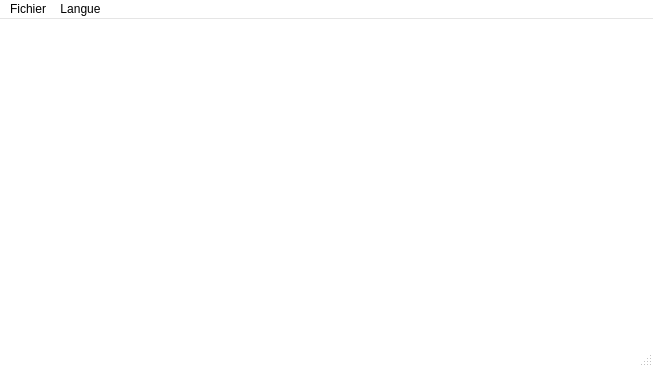
<?xml version="1.0" encoding="UTF-8"?>
<ui version="4.0">
 <class>MainWindow</class>
 <widget class="QMainWindow" name="MainWindow">
  <property name="geometry">
   <rect>
    <x>0</x>
    <y>0</y>
    <width>653</width>
    <height>367</height>
   </rect>
  </property>
  <property name="palette">
   <palette>
    <active>
     <colorrole role="Window">
      <brush brushstyle="SolidPattern">
       <color alpha="255">
        <red>255</red>
        <green>255</green>
        <blue>255</blue>
       </color>
      </brush>
     </colorrole>
    </active>
    <inactive>
     <colorrole role="Window">
      <brush brushstyle="SolidPattern">
       <color alpha="255">
        <red>255</red>
        <green>255</green>
        <blue>255</blue>
       </color>
      </brush>
     </colorrole>
    </inactive>
    <disabled>
     <colorrole role="Window">
      <brush brushstyle="SolidPattern">
       <color alpha="255">
        <red>240</red>
        <green>240</green>
        <blue>240</blue>
       </color>
      </brush>
     </colorrole>
    </disabled>
   </palette>
  </property>
  <property name="windowTitle">
   <string>MainWindow</string>
  </property>
  <widget class="QWidget" name="centralwidget"/>
  <widget class="QMenuBar" name="menubar">
   <property name="geometry">
    <rect>
     <x>0</x>
     <y>0</y>
     <width>653</width>
     <height>21</height>
    </rect>
   </property>
   <widget class="QMenu" name="menuFichier">
    <property name="title">
     <string>Fichier</string>
    </property>
    <widget class="QMenu" name="menuImportation">
     <property name="title">
      <string>Importation</string>
     </property>
     <addaction name="actionParam_tres"/>
     <addaction name="actionR_sultats_2"/>
    </widget>
    <widget class="QMenu" name="menuExportation">
     <property name="title">
      <string>Exportation</string>
     </property>
     <addaction name="actionParam_tres_2"/>
     <addaction name="actionR_sultats_3"/>
    </widget>
    <addaction name="menuImportation"/>
    <addaction name="menuExportation"/>
    <addaction name="separator"/>
    <addaction name="actionQuitter"/>
   </widget>
   <widget class="QMenu" name="menuLangue">
    <property name="title">
     <string>Langue</string>
    </property>
    <addaction name="actionFran_ais"/>
    <addaction name="actionEnglish"/>
   </widget>
   <addaction name="menuFichier"/>
   <addaction name="menuLangue"/>
  </widget>
  <widget class="QStatusBar" name="statusbar"/>
  <action name="actionR_sultats">
   <property name="text">
    <string>Importation</string>
   </property>
  </action>
  <action name="actionParam_tres">
   <property name="text">
    <string>Paramètres</string>
   </property>
  </action>
  <action name="actionR_sultats_2">
   <property name="text">
    <string>Résultats</string>
   </property>
  </action>
  <action name="actionQuitter">
   <property name="text">
    <string>Quitter</string>
   </property>
  </action>
  <action name="actionParam_tres_2">
   <property name="text">
    <string>Paramètres</string>
   </property>
  </action>
  <action name="actionR_sultats_3">
   <property name="enabled">
    <bool>false</bool>
   </property>
   <property name="text">
    <string>Résultats</string>
   </property>
  </action>
  <action name="actionFran_ais">
   <property name="checkable">
    <bool>false</bool>
   </property>
   <property name="icon">
    <iconset resource="../src/icons.qrc">
     <normaloff>:/icons/fr_flag.ico</normaloff>:/icons/fr_flag.ico</iconset>
   </property>
   <property name="text">
    <string>Français</string>
   </property>
  </action>
  <action name="actionEnglish">
   <property name="checkable">
    <bool>false</bool>
   </property>
   <property name="icon">
    <iconset resource="../src/icons.qrc">
     <normaloff>:/icons/flag_en.ico</normaloff>:/icons/flag_en.ico</iconset>
   </property>
   <property name="text">
    <string>English</string>
   </property>
  </action>
 </widget>
 <resources>
  <include location="../src/icons.qrc"/>
 </resources>
 <connections/>
</ui>
